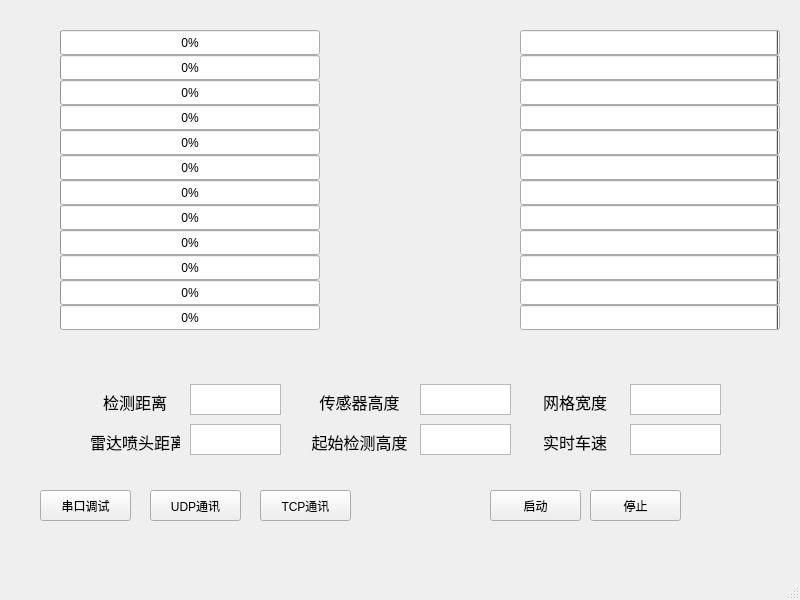
<?xml version="1.0" encoding="UTF-8"?>
<ui version="4.0">
 <class>MainWindow</class>
 <widget class="QMainWindow" name="MainWindow">
  <property name="geometry">
   <rect>
    <x>0</x>
    <y>0</y>
    <width>800</width>
    <height>600</height>
   </rect>
  </property>
  <property name="windowTitle">
   <string>MainWindow</string>
  </property>
  <widget class="QWidget" name="centralwidget">
   <widget class="QPushButton" name="pushButton_serialPort">
    <property name="geometry">
     <rect>
      <x>40</x>
      <y>490</y>
      <width>91</width>
      <height>31</height>
     </rect>
    </property>
    <property name="text">
     <string>串口调试</string>
    </property>
   </widget>
   <widget class="QTextEdit" name="textEdit_detectDistance">
    <property name="geometry">
     <rect>
      <x>190</x>
      <y>384</y>
      <width>91</width>
      <height>31</height>
     </rect>
    </property>
    <property name="readOnly">
     <bool>true</bool>
    </property>
   </widget>
   <widget class="QTextEdit" name="textEdit_lidarDistance">
    <property name="geometry">
     <rect>
      <x>190</x>
      <y>424</y>
      <width>91</width>
      <height>31</height>
     </rect>
    </property>
    <property name="readOnly">
     <bool>true</bool>
    </property>
   </widget>
   <widget class="QTextEdit" name="textEdit_sensorHeight">
    <property name="geometry">
     <rect>
      <x>420</x>
      <y>384</y>
      <width>91</width>
      <height>31</height>
     </rect>
    </property>
    <property name="readOnly">
     <bool>true</bool>
    </property>
   </widget>
   <widget class="QTextEdit" name="textEdit_startHeight">
    <property name="geometry">
     <rect>
      <x>420</x>
      <y>424</y>
      <width>91</width>
      <height>31</height>
     </rect>
    </property>
    <property name="readOnly">
     <bool>true</bool>
    </property>
   </widget>
   <widget class="QTextEdit" name="textEdit_gridWeight">
    <property name="geometry">
     <rect>
      <x>630</x>
      <y>384</y>
      <width>91</width>
      <height>31</height>
     </rect>
    </property>
    <property name="readOnly">
     <bool>true</bool>
    </property>
   </widget>
   <widget class="QTextEdit" name="textEdit_realSpeed">
    <property name="geometry">
     <rect>
      <x>630</x>
      <y>424</y>
      <width>91</width>
      <height>31</height>
     </rect>
    </property>
    <property name="readOnly">
     <bool>true</bool>
    </property>
   </widget>
   <widget class="QLabel" name="label_detectDistance">
    <property name="geometry">
     <rect>
      <x>90</x>
      <y>390</y>
      <width>90</width>
      <height>25</height>
     </rect>
    </property>
    <property name="text">
     <string>&lt;html&gt;&lt;head/&gt;&lt;body&gt;&lt;p&gt;&lt;span style=&quot; font-size:12pt;&quot;&gt;检测距离&lt;/span&gt;&lt;/p&gt;&lt;/body&gt;&lt;/html&gt;</string>
    </property>
    <property name="textFormat">
     <enum>Qt::AutoText</enum>
    </property>
    <property name="alignment">
     <set>Qt::AlignCenter</set>
    </property>
   </widget>
   <widget class="QLabel" name="label_lidarDistance">
    <property name="geometry">
     <rect>
      <x>90</x>
      <y>430</y>
      <width>90</width>
      <height>25</height>
     </rect>
    </property>
    <property name="text">
     <string>&lt;html&gt;&lt;head/&gt;&lt;body&gt;&lt;p&gt;&lt;span style=&quot; font-size:12pt;&quot;&gt;雷达喷头距离&lt;/span&gt;&lt;/p&gt;&lt;/body&gt;&lt;/html&gt;</string>
    </property>
    <property name="textFormat">
     <enum>Qt::AutoText</enum>
    </property>
    <property name="alignment">
     <set>Qt::AlignCenter</set>
    </property>
   </widget>
   <widget class="QLabel" name="label_sensorHeight">
    <property name="geometry">
     <rect>
      <x>309</x>
      <y>390</y>
      <width>101</width>
      <height>25</height>
     </rect>
    </property>
    <property name="text">
     <string>&lt;html&gt;&lt;head/&gt;&lt;body&gt;&lt;p&gt;&lt;span style=&quot; font-size:12pt;&quot;&gt;传感器高度&lt;/span&gt;&lt;/p&gt;&lt;/body&gt;&lt;/html&gt;</string>
    </property>
    <property name="textFormat">
     <enum>Qt::AutoText</enum>
    </property>
    <property name="alignment">
     <set>Qt::AlignCenter</set>
    </property>
   </widget>
   <widget class="QLabel" name="label_startHeight">
    <property name="geometry">
     <rect>
      <x>309</x>
      <y>430</y>
      <width>101</width>
      <height>25</height>
     </rect>
    </property>
    <property name="text">
     <string>&lt;html&gt;&lt;head/&gt;&lt;body&gt;&lt;p&gt;&lt;span style=&quot; font-size:12pt;&quot;&gt;起始检测高度&lt;/span&gt;&lt;/p&gt;&lt;/body&gt;&lt;/html&gt;</string>
    </property>
    <property name="textFormat">
     <enum>Qt::AutoText</enum>
    </property>
    <property name="alignment">
     <set>Qt::AlignCenter</set>
    </property>
   </widget>
   <widget class="QLabel" name="label_gridWeight">
    <property name="geometry">
     <rect>
      <x>530</x>
      <y>390</y>
      <width>90</width>
      <height>25</height>
     </rect>
    </property>
    <property name="text">
     <string>&lt;html&gt;&lt;head/&gt;&lt;body&gt;&lt;p&gt;&lt;span style=&quot; font-size:12pt;&quot;&gt;网格宽度&lt;/span&gt;&lt;/p&gt;&lt;/body&gt;&lt;/html&gt;</string>
    </property>
    <property name="textFormat">
     <enum>Qt::AutoText</enum>
    </property>
    <property name="alignment">
     <set>Qt::AlignCenter</set>
    </property>
   </widget>
   <widget class="QLabel" name="label_realSpeed">
    <property name="geometry">
     <rect>
      <x>530</x>
      <y>430</y>
      <width>90</width>
      <height>25</height>
     </rect>
    </property>
    <property name="text">
     <string>&lt;html&gt;&lt;head/&gt;&lt;body&gt;&lt;p&gt;&lt;span style=&quot; font-size:12pt;&quot;&gt;实时车速&lt;/span&gt;&lt;/p&gt;&lt;/body&gt;&lt;/html&gt;</string>
    </property>
    <property name="textFormat">
     <enum>Qt::AutoText</enum>
    </property>
    <property name="alignment">
     <set>Qt::AlignCenter</set>
    </property>
   </widget>
   <widget class="QProgressBar" name="progressBar_L1">
    <property name="geometry">
     <rect>
      <x>60</x>
      <y>30</y>
      <width>260</width>
      <height>25</height>
     </rect>
    </property>
    <property name="minimum">
     <number>0</number>
    </property>
    <property name="maximum">
     <number>100</number>
    </property>
    <property name="value">
     <number>0</number>
    </property>
    <property name="alignment">
     <set>Qt::AlignCenter</set>
    </property>
    <property name="textVisible">
     <bool>true</bool>
    </property>
    <property name="invertedAppearance">
     <bool>false</bool>
    </property>
   </widget>
   <widget class="QProgressBar" name="progressBar_L2">
    <property name="geometry">
     <rect>
      <x>60</x>
      <y>55</y>
      <width>260</width>
      <height>25</height>
     </rect>
    </property>
    <property name="minimum">
     <number>0</number>
    </property>
    <property name="maximum">
     <number>100</number>
    </property>
    <property name="value">
     <number>0</number>
    </property>
    <property name="alignment">
     <set>Qt::AlignCenter</set>
    </property>
    <property name="textVisible">
     <bool>true</bool>
    </property>
    <property name="invertedAppearance">
     <bool>false</bool>
    </property>
   </widget>
   <widget class="QProgressBar" name="progressBar_L3">
    <property name="geometry">
     <rect>
      <x>60</x>
      <y>80</y>
      <width>260</width>
      <height>25</height>
     </rect>
    </property>
    <property name="minimum">
     <number>0</number>
    </property>
    <property name="maximum">
     <number>100</number>
    </property>
    <property name="value">
     <number>0</number>
    </property>
    <property name="alignment">
     <set>Qt::AlignCenter</set>
    </property>
    <property name="textVisible">
     <bool>true</bool>
    </property>
    <property name="invertedAppearance">
     <bool>false</bool>
    </property>
   </widget>
   <widget class="QProgressBar" name="progressBar_L4">
    <property name="geometry">
     <rect>
      <x>60</x>
      <y>105</y>
      <width>260</width>
      <height>25</height>
     </rect>
    </property>
    <property name="minimum">
     <number>0</number>
    </property>
    <property name="maximum">
     <number>100</number>
    </property>
    <property name="value">
     <number>0</number>
    </property>
    <property name="alignment">
     <set>Qt::AlignCenter</set>
    </property>
    <property name="textVisible">
     <bool>true</bool>
    </property>
    <property name="invertedAppearance">
     <bool>false</bool>
    </property>
   </widget>
   <widget class="QProgressBar" name="progressBar_L5">
    <property name="geometry">
     <rect>
      <x>60</x>
      <y>130</y>
      <width>260</width>
      <height>25</height>
     </rect>
    </property>
    <property name="minimum">
     <number>0</number>
    </property>
    <property name="maximum">
     <number>100</number>
    </property>
    <property name="value">
     <number>0</number>
    </property>
    <property name="alignment">
     <set>Qt::AlignCenter</set>
    </property>
    <property name="textVisible">
     <bool>true</bool>
    </property>
    <property name="invertedAppearance">
     <bool>false</bool>
    </property>
   </widget>
   <widget class="QProgressBar" name="progressBar_L6">
    <property name="geometry">
     <rect>
      <x>60</x>
      <y>155</y>
      <width>260</width>
      <height>25</height>
     </rect>
    </property>
    <property name="minimum">
     <number>0</number>
    </property>
    <property name="maximum">
     <number>100</number>
    </property>
    <property name="value">
     <number>0</number>
    </property>
    <property name="alignment">
     <set>Qt::AlignCenter</set>
    </property>
    <property name="textVisible">
     <bool>true</bool>
    </property>
    <property name="invertedAppearance">
     <bool>false</bool>
    </property>
   </widget>
   <widget class="QProgressBar" name="progressBar_L7">
    <property name="geometry">
     <rect>
      <x>60</x>
      <y>180</y>
      <width>260</width>
      <height>25</height>
     </rect>
    </property>
    <property name="minimum">
     <number>0</number>
    </property>
    <property name="maximum">
     <number>100</number>
    </property>
    <property name="value">
     <number>0</number>
    </property>
    <property name="alignment">
     <set>Qt::AlignCenter</set>
    </property>
    <property name="textVisible">
     <bool>true</bool>
    </property>
    <property name="invertedAppearance">
     <bool>false</bool>
    </property>
   </widget>
   <widget class="QProgressBar" name="progressBar_L8">
    <property name="geometry">
     <rect>
      <x>60</x>
      <y>205</y>
      <width>260</width>
      <height>25</height>
     </rect>
    </property>
    <property name="minimum">
     <number>0</number>
    </property>
    <property name="maximum">
     <number>100</number>
    </property>
    <property name="value">
     <number>0</number>
    </property>
    <property name="alignment">
     <set>Qt::AlignCenter</set>
    </property>
    <property name="textVisible">
     <bool>true</bool>
    </property>
    <property name="invertedAppearance">
     <bool>false</bool>
    </property>
   </widget>
   <widget class="QProgressBar" name="progressBar_L9">
    <property name="geometry">
     <rect>
      <x>60</x>
      <y>230</y>
      <width>260</width>
      <height>25</height>
     </rect>
    </property>
    <property name="minimum">
     <number>0</number>
    </property>
    <property name="maximum">
     <number>100</number>
    </property>
    <property name="value">
     <number>0</number>
    </property>
    <property name="alignment">
     <set>Qt::AlignCenter</set>
    </property>
    <property name="textVisible">
     <bool>true</bool>
    </property>
    <property name="invertedAppearance">
     <bool>false</bool>
    </property>
   </widget>
   <widget class="QProgressBar" name="progressBar_L10">
    <property name="geometry">
     <rect>
      <x>60</x>
      <y>255</y>
      <width>260</width>
      <height>25</height>
     </rect>
    </property>
    <property name="minimum">
     <number>0</number>
    </property>
    <property name="maximum">
     <number>100</number>
    </property>
    <property name="value">
     <number>0</number>
    </property>
    <property name="alignment">
     <set>Qt::AlignCenter</set>
    </property>
    <property name="textVisible">
     <bool>true</bool>
    </property>
    <property name="invertedAppearance">
     <bool>false</bool>
    </property>
   </widget>
   <widget class="QProgressBar" name="progressBar_R10">
    <property name="geometry">
     <rect>
      <x>520</x>
      <y>255</y>
      <width>260</width>
      <height>25</height>
     </rect>
    </property>
    <property name="minimum">
     <number>0</number>
    </property>
    <property name="maximum">
     <number>100</number>
    </property>
    <property name="value">
     <number>0</number>
    </property>
    <property name="alignment">
     <set>Qt::AlignCenter</set>
    </property>
    <property name="textVisible">
     <bool>true</bool>
    </property>
    <property name="invertedAppearance">
     <bool>true</bool>
    </property>
   </widget>
   <widget class="QProgressBar" name="progressBar_R3">
    <property name="geometry">
     <rect>
      <x>520</x>
      <y>80</y>
      <width>260</width>
      <height>25</height>
     </rect>
    </property>
    <property name="minimum">
     <number>0</number>
    </property>
    <property name="maximum">
     <number>100</number>
    </property>
    <property name="value">
     <number>0</number>
    </property>
    <property name="alignment">
     <set>Qt::AlignCenter</set>
    </property>
    <property name="textVisible">
     <bool>true</bool>
    </property>
    <property name="invertedAppearance">
     <bool>true</bool>
    </property>
   </widget>
   <widget class="QProgressBar" name="progressBar_R4">
    <property name="geometry">
     <rect>
      <x>520</x>
      <y>105</y>
      <width>260</width>
      <height>25</height>
     </rect>
    </property>
    <property name="minimum">
     <number>0</number>
    </property>
    <property name="maximum">
     <number>100</number>
    </property>
    <property name="value">
     <number>0</number>
    </property>
    <property name="alignment">
     <set>Qt::AlignCenter</set>
    </property>
    <property name="textVisible">
     <bool>true</bool>
    </property>
    <property name="invertedAppearance">
     <bool>true</bool>
    </property>
   </widget>
   <widget class="QProgressBar" name="progressBar_R6">
    <property name="geometry">
     <rect>
      <x>520</x>
      <y>155</y>
      <width>260</width>
      <height>25</height>
     </rect>
    </property>
    <property name="minimum">
     <number>0</number>
    </property>
    <property name="maximum">
     <number>100</number>
    </property>
    <property name="value">
     <number>0</number>
    </property>
    <property name="alignment">
     <set>Qt::AlignCenter</set>
    </property>
    <property name="textVisible">
     <bool>true</bool>
    </property>
    <property name="invertedAppearance">
     <bool>true</bool>
    </property>
   </widget>
   <widget class="QProgressBar" name="progressBar_R5">
    <property name="geometry">
     <rect>
      <x>520</x>
      <y>130</y>
      <width>260</width>
      <height>25</height>
     </rect>
    </property>
    <property name="minimum">
     <number>0</number>
    </property>
    <property name="maximum">
     <number>100</number>
    </property>
    <property name="value">
     <number>0</number>
    </property>
    <property name="alignment">
     <set>Qt::AlignCenter</set>
    </property>
    <property name="textVisible">
     <bool>true</bool>
    </property>
    <property name="invertedAppearance">
     <bool>true</bool>
    </property>
   </widget>
   <widget class="QProgressBar" name="progressBar_R1">
    <property name="geometry">
     <rect>
      <x>520</x>
      <y>30</y>
      <width>260</width>
      <height>25</height>
     </rect>
    </property>
    <property name="minimum">
     <number>0</number>
    </property>
    <property name="maximum">
     <number>100</number>
    </property>
    <property name="value">
     <number>0</number>
    </property>
    <property name="alignment">
     <set>Qt::AlignCenter</set>
    </property>
    <property name="textVisible">
     <bool>true</bool>
    </property>
    <property name="invertedAppearance">
     <bool>true</bool>
    </property>
   </widget>
   <widget class="QProgressBar" name="progressBar_R7">
    <property name="geometry">
     <rect>
      <x>520</x>
      <y>180</y>
      <width>260</width>
      <height>25</height>
     </rect>
    </property>
    <property name="minimum">
     <number>0</number>
    </property>
    <property name="maximum">
     <number>100</number>
    </property>
    <property name="value">
     <number>0</number>
    </property>
    <property name="alignment">
     <set>Qt::AlignCenter</set>
    </property>
    <property name="textVisible">
     <bool>true</bool>
    </property>
    <property name="invertedAppearance">
     <bool>true</bool>
    </property>
   </widget>
   <widget class="QProgressBar" name="progressBar_R9">
    <property name="geometry">
     <rect>
      <x>520</x>
      <y>230</y>
      <width>260</width>
      <height>25</height>
     </rect>
    </property>
    <property name="minimum">
     <number>0</number>
    </property>
    <property name="maximum">
     <number>100</number>
    </property>
    <property name="value">
     <number>0</number>
    </property>
    <property name="alignment">
     <set>Qt::AlignCenter</set>
    </property>
    <property name="textVisible">
     <bool>true</bool>
    </property>
    <property name="invertedAppearance">
     <bool>true</bool>
    </property>
   </widget>
   <widget class="QProgressBar" name="progressBar_R2">
    <property name="geometry">
     <rect>
      <x>520</x>
      <y>55</y>
      <width>260</width>
      <height>25</height>
     </rect>
    </property>
    <property name="minimum">
     <number>0</number>
    </property>
    <property name="maximum">
     <number>100</number>
    </property>
    <property name="value">
     <number>0</number>
    </property>
    <property name="alignment">
     <set>Qt::AlignCenter</set>
    </property>
    <property name="textVisible">
     <bool>true</bool>
    </property>
    <property name="invertedAppearance">
     <bool>true</bool>
    </property>
   </widget>
   <widget class="QProgressBar" name="progressBar_R8">
    <property name="geometry">
     <rect>
      <x>520</x>
      <y>205</y>
      <width>260</width>
      <height>25</height>
     </rect>
    </property>
    <property name="minimum">
     <number>0</number>
    </property>
    <property name="maximum">
     <number>100</number>
    </property>
    <property name="value">
     <number>0</number>
    </property>
    <property name="alignment">
     <set>Qt::AlignCenter</set>
    </property>
    <property name="textVisible">
     <bool>true</bool>
    </property>
    <property name="invertedAppearance">
     <bool>true</bool>
    </property>
   </widget>
   <widget class="QPushButton" name="pushButton_stopTimer">
    <property name="geometry">
     <rect>
      <x>590</x>
      <y>490</y>
      <width>91</width>
      <height>31</height>
     </rect>
    </property>
    <property name="text">
     <string>停止</string>
    </property>
   </widget>
   <widget class="QPushButton" name="pushButton_startTimer">
    <property name="geometry">
     <rect>
      <x>490</x>
      <y>490</y>
      <width>91</width>
      <height>31</height>
     </rect>
    </property>
    <property name="text">
     <string>启动</string>
    </property>
   </widget>
   <widget class="QProgressBar" name="progressBar_L11">
    <property name="geometry">
     <rect>
      <x>60</x>
      <y>280</y>
      <width>260</width>
      <height>25</height>
     </rect>
    </property>
    <property name="minimum">
     <number>0</number>
    </property>
    <property name="maximum">
     <number>100</number>
    </property>
    <property name="value">
     <number>0</number>
    </property>
    <property name="alignment">
     <set>Qt::AlignCenter</set>
    </property>
    <property name="textVisible">
     <bool>true</bool>
    </property>
    <property name="invertedAppearance">
     <bool>false</bool>
    </property>
   </widget>
   <widget class="QProgressBar" name="progressBar_L12">
    <property name="geometry">
     <rect>
      <x>60</x>
      <y>305</y>
      <width>260</width>
      <height>25</height>
     </rect>
    </property>
    <property name="minimum">
     <number>0</number>
    </property>
    <property name="maximum">
     <number>100</number>
    </property>
    <property name="value">
     <number>0</number>
    </property>
    <property name="alignment">
     <set>Qt::AlignCenter</set>
    </property>
    <property name="textVisible">
     <bool>true</bool>
    </property>
    <property name="invertedAppearance">
     <bool>false</bool>
    </property>
   </widget>
   <widget class="QProgressBar" name="progressBar_R11">
    <property name="geometry">
     <rect>
      <x>520</x>
      <y>280</y>
      <width>260</width>
      <height>25</height>
     </rect>
    </property>
    <property name="minimum">
     <number>0</number>
    </property>
    <property name="maximum">
     <number>100</number>
    </property>
    <property name="value">
     <number>0</number>
    </property>
    <property name="alignment">
     <set>Qt::AlignCenter</set>
    </property>
    <property name="textVisible">
     <bool>true</bool>
    </property>
    <property name="invertedAppearance">
     <bool>true</bool>
    </property>
   </widget>
   <widget class="QProgressBar" name="progressBar_R12">
    <property name="geometry">
     <rect>
      <x>520</x>
      <y>305</y>
      <width>260</width>
      <height>25</height>
     </rect>
    </property>
    <property name="minimum">
     <number>0</number>
    </property>
    <property name="maximum">
     <number>100</number>
    </property>
    <property name="value">
     <number>0</number>
    </property>
    <property name="alignment">
     <set>Qt::AlignCenter</set>
    </property>
    <property name="textVisible">
     <bool>true</bool>
    </property>
    <property name="invertedAppearance">
     <bool>true</bool>
    </property>
   </widget>
   <widget class="QPushButton" name="pushButton_UDP">
    <property name="geometry">
     <rect>
      <x>150</x>
      <y>490</y>
      <width>91</width>
      <height>31</height>
     </rect>
    </property>
    <property name="text">
     <string>UDP通讯</string>
    </property>
   </widget>
   <widget class="QPushButton" name="pushButton_TCP">
    <property name="geometry">
     <rect>
      <x>260</x>
      <y>490</y>
      <width>91</width>
      <height>31</height>
     </rect>
    </property>
    <property name="text">
     <string>TCP通讯</string>
    </property>
   </widget>
  </widget>
  <widget class="QMenuBar" name="menubar">
   <property name="geometry">
    <rect>
     <x>0</x>
     <y>0</y>
     <width>800</width>
     <height>17</height>
    </rect>
   </property>
  </widget>
  <widget class="QStatusBar" name="statusbar"/>
 </widget>
 <resources/>
 <connections/>
</ui>
